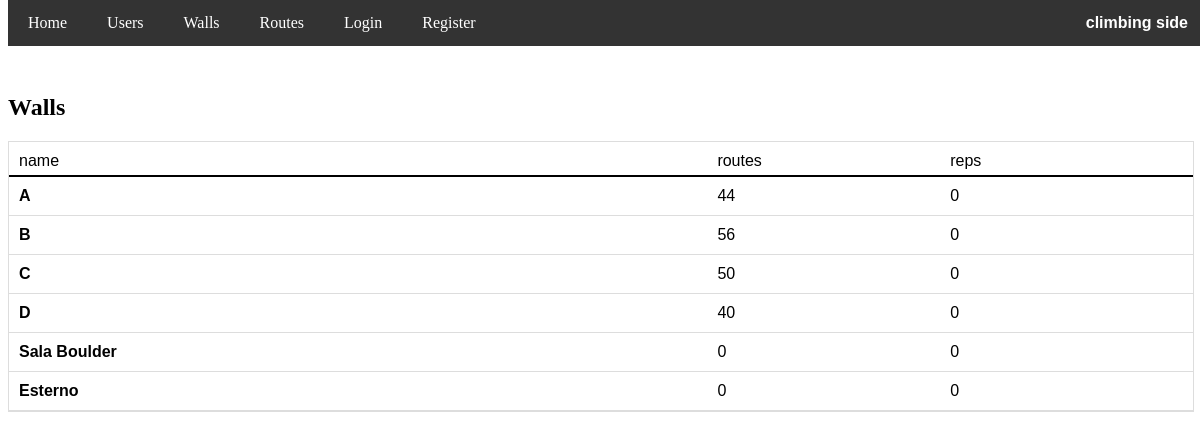
Page /walls on the committed database.
### app/models.py (models this page shows, shortened)
class Wall(db.Model):
    id = db.Column(db.Integer, primary_key=True)
    name = db.Column(db.String(100), unique=True, nullable=False)
    routes = db.relationship('Route', backref='wall', lazy=True)

### app/routes.py (the view)
@routes.route('/walls')
def walls_list():
    walls = Wall.query.all()
    walls_list = []
    for wall in walls:
        n_reps=0
        for route in wall.routes:
            n_reps+=len(route.users)
        wall_data = {
            'id': wall.id,
            'name': wall.name,
            'n_routes': len(wall.routes),
            'n_reps': n_reps
        }
        walls_list.append(wall_data)
    return render_template('routes/walls_list.html',walls=walls_list)

### app/templates/routes/walls_list.html (shortened to what this page needs)
<!DOCTYPE html>
<html lang="en">
<head>
    <link rel="stylesheet" href="{{ url_for('static', filename='styles.css') }}">
</head>
<body>
    {% if current_user.is_authenticated %}
        <div class="navbar" id="myNavbar">
            <span class="navbar-right"><b>climbing side</b></span>
            <a href="{{ url_for('home.homepage') }}">Home</a>
            <a href="{{ url_for('users.users_list') }}">Users</a>
            <a href="{{ url_for('routes.walls_list') }}">Walls</a>
            <a href="{{ url_for('routes.routes_list') }}">Routes</a>
            <a href="{{ url_for('users.user_page', user_id=current_user.id) }}">Profile</a>
            <a href="{{ url_for('users.logout') }}" onclick="return confirmLogout()" >Logout</a>
            <a href="javascript:void(0);" class="icon" onclick="toggleMenu()">&#9776;</a>
        </div>
    {% else %}
        <div class="navbar" id="myNavbar">
            <span class="navbar-right"><b>climbing side</b></span>
            <a href="{{ url_for('home.homepage') }}">Home</a>
            <a href="{{ url_for('users.users_list') }}">Users</a>
            <a href="{{ url_for('routes.walls_list') }}">Walls</a>
            <a href="{{ url_for('routes.routes_list') }}">Routes</a>
            <a href="{{ url_for('users.login') }}" >Login</a>
            <a href="{{ url_for('users.register') }}" >Register</a>
        </div>
    {% endif %}
    <br>
    <br>
    <div class="content">
    <h2>Walls</h2>
    {% if walls %}
        <div class="table" style="font-family: Verdana, sans-serif;">
            <div class="row" style="border-bottom: 2px solid black; padding-bottom: 5px;">
                <span style="flex-basis: 60%;"> name </span>
                <span style="flex-basis: 20%;"> routes </span>
                <span style="flex-basis: 20%;"> reps </span>
            </div>
            {% for wall in walls %}
                <div class="row">
                    <a href="{{ url_for('routes.wall_page', wall_id=wall.id) }}" class="link6" style="flex-basis: 60%;"><strong>{{ wall.name }} </strong></a>
                    <span style="flex-basis: 20%;"> {{ wall.n_routes }} </span>
                    <span style="flex-basis: 20%;"> {{ wall.n_reps }} </span>
                </div>
            {% endfor %}
        </div>
    {% else %}
        <p>No Walls found.</p>
    {% endif %}
    <br>
    <br>
    <br>
    <br>
    </div>
</body>
</html>

### app/static/styles.css (style rules this page uses)
.link6 { color: black; font-weight: bold; text-decoration: none; }
.navbar { background-color: #333; overflow: hidden; position: fixed; top: 0; width: 100%; z-index: 9999; }
.navbar a { float: left; display: block; color: white; text-align: center; padding: 14px 20px; text-decoration: none; }
.navbar-right { float: right; color: white; padding: 14px 20px; text-align: center; font-family: Verdana, sans-serif; }
.content { padding-top: 30px; }

### app/templates/routes/walls_list.html (style rules this page uses)
.table { display: flex; flex-direction: column; width: 100%; border: 1px solid #ddd; }
.row { display: flex; padding: 10px; border-bottom: 1px solid #ddd; }
.row a { flex-basis: 25%; }
.row span { flex-basis: 20%; text-align: left; }

### rows in the picture
Wall: name "Sala Boulder", n_routes "0", n_reps "0"
Wall: name "Esterno", n_routes "0", n_reps "0"

### other values in the picture
{{ wall.name }} "A" "B" "C" "D"
{{ wall.n_routes }} "44" "56" "50" "40"
{{ wall.n_reps }} "0" "0" "0" "0"
